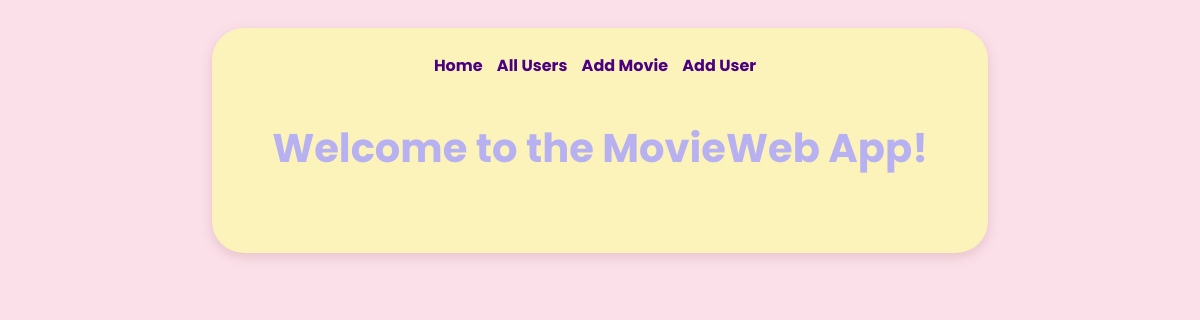
/, run on an earlier commit of the app's database.
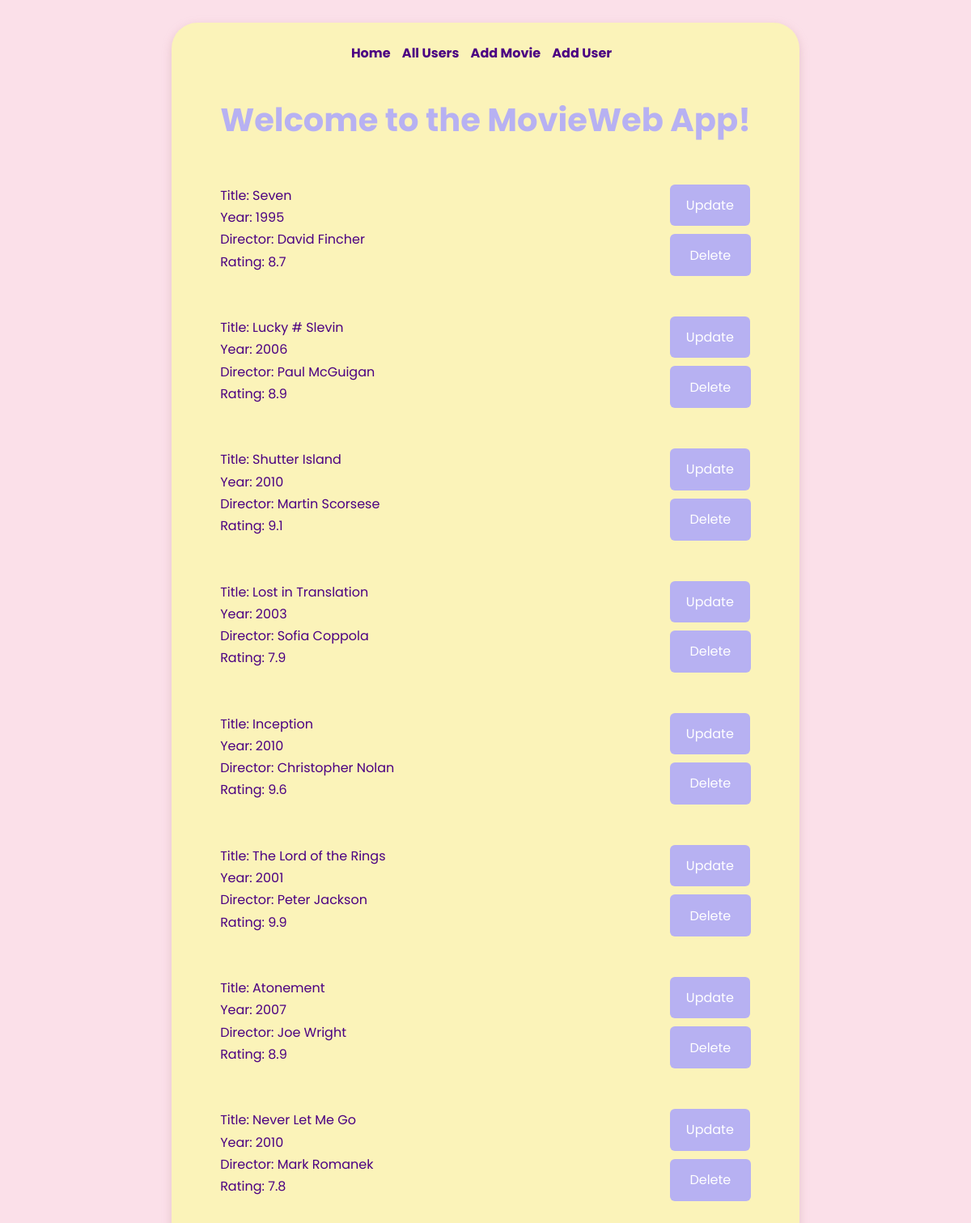
And on a later commit of the database.
### datamanager/data_models.py (models this page shows, shortened)
class Movie(db.Model):
    __tablename__ = "movies"
    id = Column(Integer, primary_key=True, autoincrement=True)
    name = Column(String)
    director = Column(String)
    year = Column(Integer)
    rating = Column(Float)
    user_movies = db.relationship('UserMovie', backref='movie', lazy=True)

### app.py (the view)
@app.route('/')
def home():
    movies = data_manager.get_all_movies()
    return render_template('index.html', movies=movies)

### datamanager/sqlite_data_manager.py (called while the page is built)
    def get_all_movies(self):
        movies = self.models.Movie.query.all()
        return movies

### templates/index.html (shortened to what this page needs)
<!DOCTYPE html>
<html lang="en">
<head>
    <link rel="stylesheet" href="/static/styles.css">
</head>
<body>
<main>
    <nav>
        <a class="nav_element" href="/">Home</a>
        <a class="nav_element" href="/users">All Users</a>
        <a class="nav_element" href="/add_movie">Add Movie</a>
        <a class="nav_element" href="/add_user">Add User</a>
    </nav>
    <h1>Welcome to the MovieWeb App!</h1>
    <div>
        <ul>
            {% for movie in movies %}
            <li>
                <div>
                    Title: {{ movie.name }} <br>
                    Year: {{ movie.year }} <br>
                    Director: {{ movie.director }} <br>
                    Rating: {{ movie.rating }} <br>
                </div>
                <div id="update-delete">
                    <a href="/update_movie?movie_id_select={{ movie.id }}" id="update-button">Update</a>
                    <form method="POST"
                          action="{{ url_for('delete_movie', movie_id=movie.id) }}">
                        <button id="delete_button_id" type="submit">Delete</button>
                    </form>
                </div>
            </li>
            {% endfor %}
        </ul>
    </div>
</main>
</body>
</html>

What changed in the data, as far as the page shows it:
added Movie: name "Seven", year "1995", director "David Fincher", rating "8.7"
added Movie: name "Lucky # Slevin", year "2006", director "Paul McGuigan", rating "8.9"
added Movie: name "Shutter Island", year "2010", director "Martin Scorsese", rating "9.1"
added Movie: name "Lost in Translation", year "2003", director "Sofia Coppola", rating "7.9"
added Movie: name "Inception", year "2010", director "Christopher Nolan", rating "9.6"
added Movie: name "The Lord of the Rings", year "2001", director "Peter Jackson", rating "9.9"
added Movie: name "Atonement", year "2007", director "Joe Wright", rating "8.9"
added Movie: name "Never Let Me Go", year "2010", director "Mark Romanek", rating "7.8"
